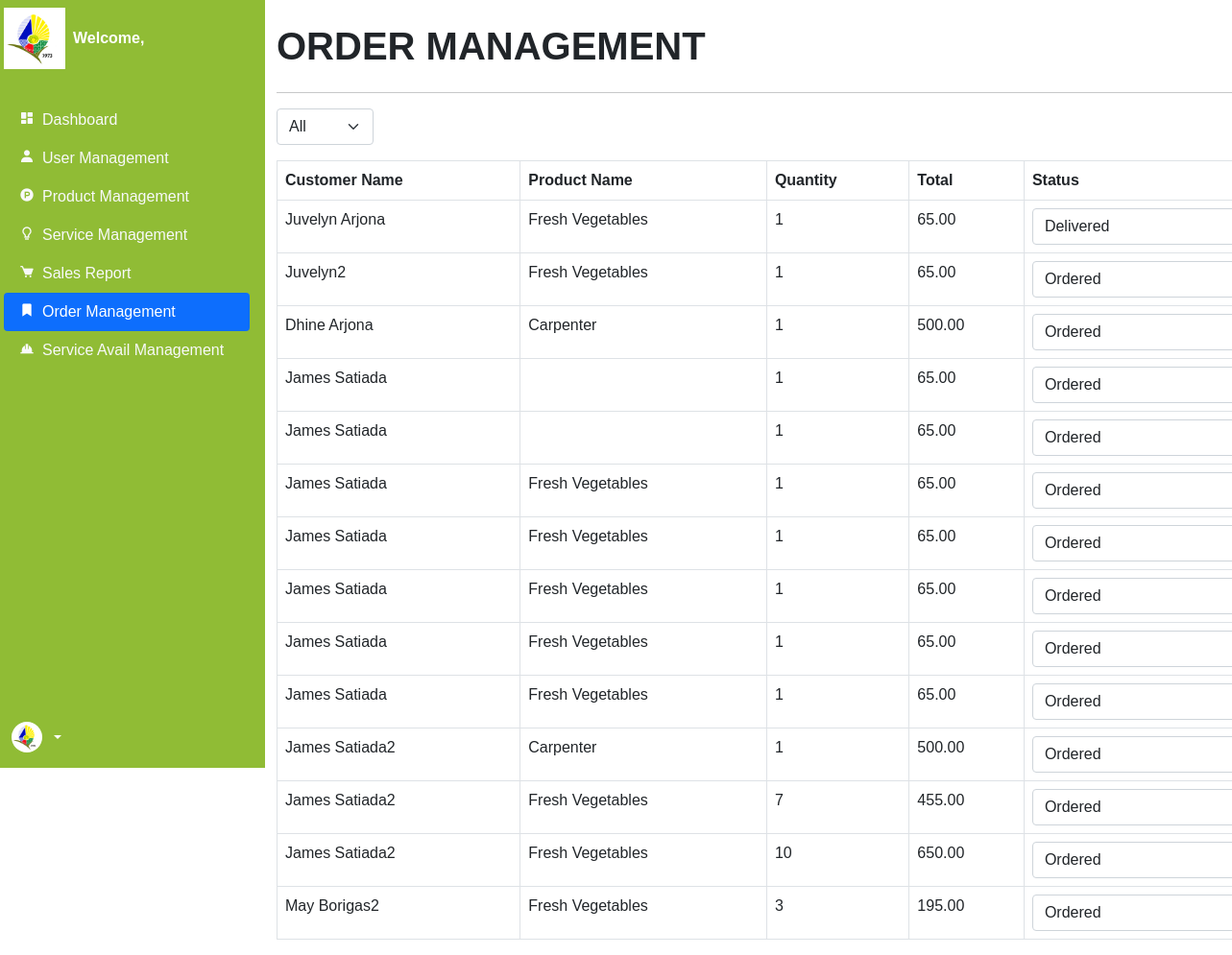
/backend/order.php, run on an earlier commit of the app's database.
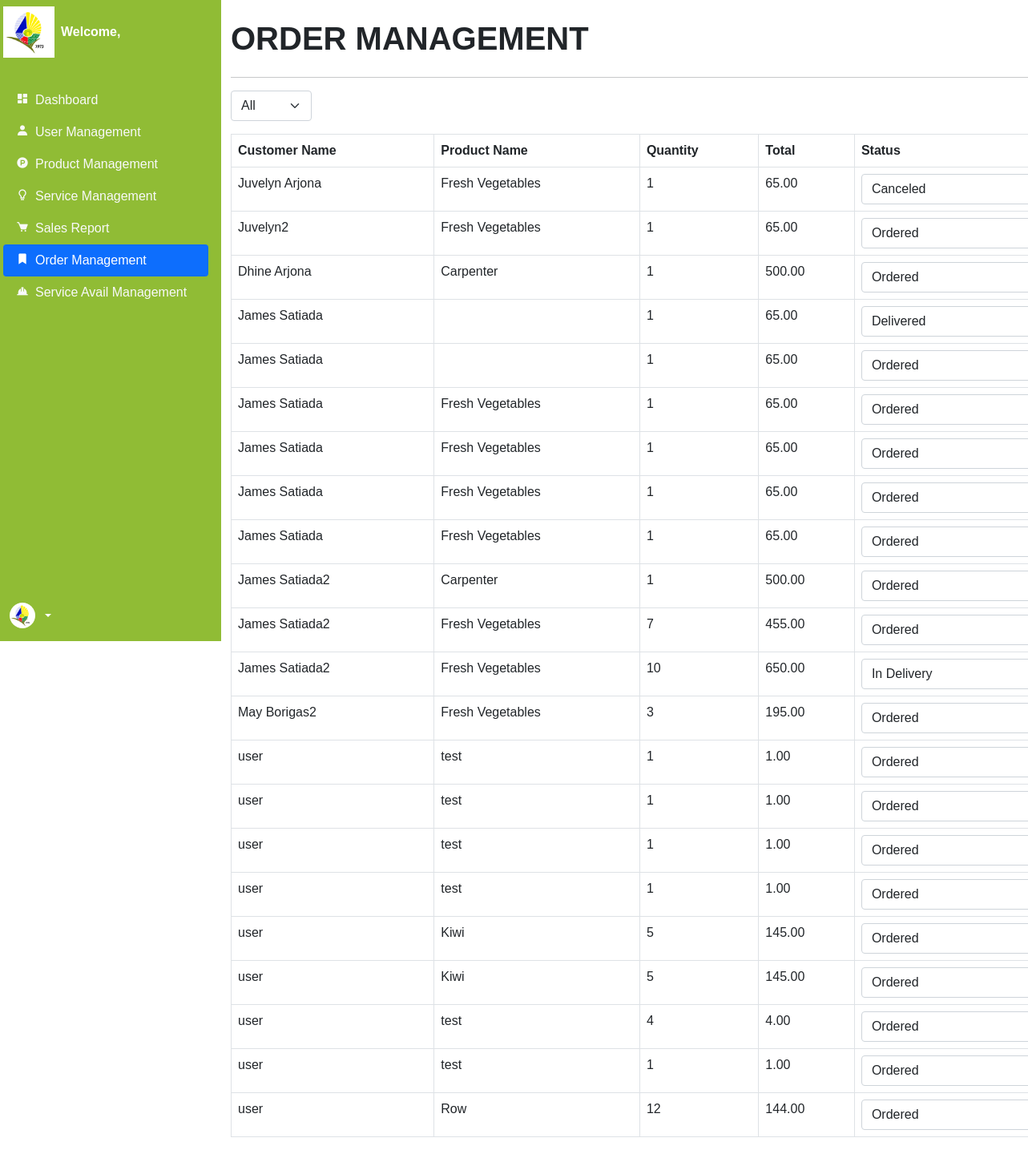
And on a later commit of the database.
### tables this page shows
CREATE TABLE `products` (
  `ID` int(11) NOT NULL,
  `BillingID` int(11) DEFAULT NULL,
  `ProductName` varchar(255) NOT NULL,
  `Quantity` int(11) NOT NULL,
  `Total` decimal(10,2) NOT NULL,
  `Status` varchar(255) NOT NULL
);

CREATE TABLE `billing` (
  `ID` int(11) NOT NULL,
  `Fullname` varchar(255) NOT NULL,
  `Email` varchar(255) NOT NULL,
  `Contact` varchar(15) NOT NULL,
  `address` varchar(255) NOT NULL,
  `Location` text NOT NULL,
  `PaymentMethod` varchar(50) NOT NULL,
  `Order_ID` varchar(255) NOT NULL,
  `Timestamp` timestamp NOT NULL DEFAULT current_timestamp()
);

### backend/order.php (the view, shortened to what the changed rows need)
<?php
    include '../components/backend_header.php';
?>
<body>
    <div class="container-fluid">
        <div class="row flex-nowrap">
            <?php
            function fetchDataWithJoin($conn, $statusFilter = null) {
                $query = "SELECT p.ID, b.Fullname, p.ProductName, p.Quantity, p.Total, p.Status
                        FROM products p
                        INNER JOIN billing b ON p.BillingID = b.ID
                        WHERE p.Total !='Pre Order'";
                $result = $conn->query($query);
                $data = array();
                while ($row = $result->fetch_assoc()) {
                    $data[] = $row;
                }
                return $data;
            }
            $joinedData = fetchDataWithJoin($conn);
            $statusOptions = ['Ordered', 'In Delivery', 'Delivered', 'Canceled'];
            ?>
            <div class="col-12 col-xl-10">
                <div class="col mt-4">
                    <h1 class="mb-4 text-uppercase fw-bolder">Order Management</h1>
                    <div class="row">
                        <div class="col">
                            <div class="table-responsive">
                                <table class="table table-bordered">
                                    <thead>
                                        <tr>
                                            <th>Customer Name</th>
                                            <th>Product Name</th>
                                            <th>Quantity</th>
                                            <th>Total</th>
                                            <th>Status</th>
                                        </tr>
                                    </thead>
                                    <tbody>
                                        <?php foreach ($joinedData as $product) { ?>
                                            <tr>
                                                <td><?= $product['Fullname']; ?></td>
                                                <td><?= $product['ProductName']; ?></td>
                                                <td><?= $product['Quantity']; ?></td>
                                                <td><?= $product['Total']; ?></td>
                                                <td>
                                                    <select class="form-select" name="status" id="status<?= $product['ID']; ?>" onchange="updateStatus(<?= $product['ID']; ?>, this)">
                                                        <?php foreach ($statusOptions as $statusOption) { ?>
                                                            <option value="<?= $statusOption; ?>" <?= ($statusOption === $product['Status']) ? 'selected' : ''; ?>>
                                                                <?= $statusOption; ?>
                                                            </option>
                                                        <?php } ?>
                                                    </select>
                                                </td>
                                            </tr>
                                        <?php } ?>
                                    </tbody>
                                </table>
                            </div>
                        </div>
                    </div>
                </div>
            </div>
        </div>
    </div>
</body>
</html>

What changed in the data, as far as the page shows it:
removed products: BillingID.Fullname "James Satiada", ProductName "Fresh Vegetables", Quantity "1", Total "65.00", status "Ordered"
changed products "Juvelyn Arjona": status "Delivered" → "Canceled"
changed products: status "Ordered" → "Delivered"
changed products: status "Ordered" → "In Delivery"
added products: BillingID.Fullname "user", ProductName "test", Quantity "1", Total "1.00", status "Ordered"
added products: BillingID.Fullname "user", ProductName "test", Quantity "1", Total "1.00", status "Ordered"
added products: BillingID.Fullname "user", ProductName "test", Quantity "1", Total "1.00", status "Ordered"
added products: BillingID.Fullname "user", ProductName "test", Quantity "1", Total "1.00", status "Ordered"
added products: BillingID.Fullname "user", ProductName "Kiwi", Quantity "5", Total "145.00", status "Ordered"
added products: BillingID.Fullname "user", ProductName "Kiwi", Quantity "5", Total "145.00", status "Ordered"
added products: BillingID.Fullname "user", ProductName "test", Quantity "4", Total "4.00", status "Ordered"
added products: BillingID.Fullname "user", ProductName "test", Quantity "1", Total "1.00", status "Ordered"
added products: BillingID.Fullname "user", ProductName "Row", Quantity "12", Total "144.00", status "Ordered"
